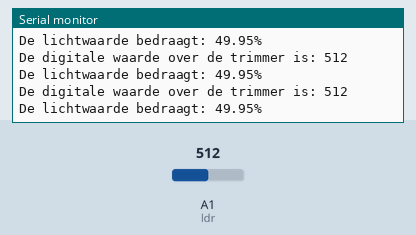
This sketch was run on a simulated Arduino Uno, built with avr-gcc and run on an emulated ATmega328P. Parts: the last lines printed to the serial monitor. The test bench sets the inputs (shaded band); at power-on: A1 (ldr) = 512.

Above: at 1.2 s.
1.3 s: A1 (ldr) set to 105
At 1.59 s:
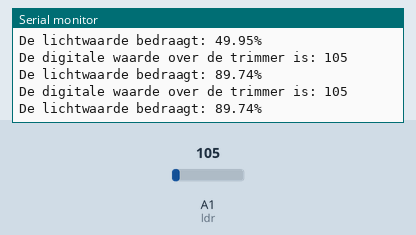
4.3 s: A1 (ldr) set to 90
At 4.47 s:
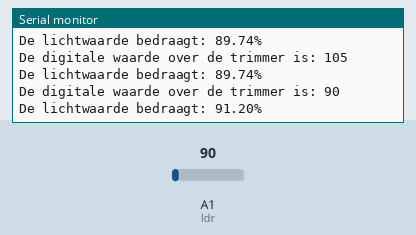
25.3 s: A1 (ldr) set to 912
At 25.34 s:
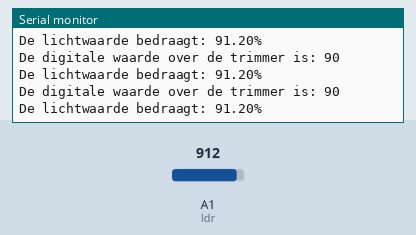
28.3 s: A1 (ldr) set to 928
At 28.46 s:
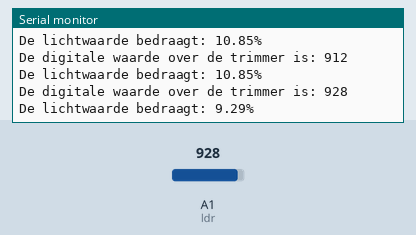
Timing chart, 0 to 31.3 s (numbered marks = the images above; inputs shaded):
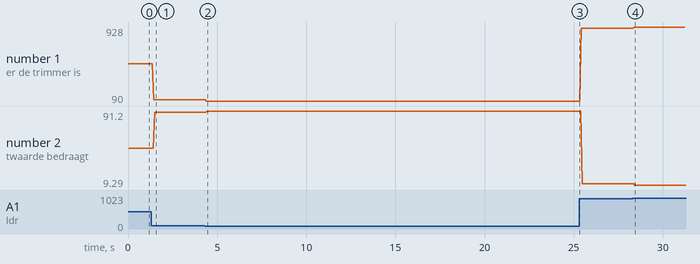

Measured:
- after the input at 1.3 s, the serial monitor: prints a new line after 0.14 s (image 1)
- after the input at 4.3 s, the serial monitor: prints a new line after 0.10 s (image 2)
- after the input at 28.3 s, the serial monitor: prints a new line after 0.09 s (image 4)
- plotted number 1: 512 → 105 after the input at 1.3 s, 105 → 90 after the input at 4.3 s, 90 → 912 after the input at 25.3 s, 912 → 928 after the input at 28.3 s
- plotted number 2: 49.95 → 89.74 after the input at 1.3 s, 89.74 → 91.2 after the input at 4.3 s, 91.2 → 10.85 after the input at 25.3 s, 10.85 → 9.29 after the input at 28.3 s

The sketch:

LDR.ino
```cpp
int ldr = A1;
int ldrWaarde = 0;

void setup() {
  Serial.begin(9600);
}

void loop() {
  ldrWaarde = analogRead(ldr);
  Serial.println("De digitale waarde over de trimmer is: " + String(ldrWaarde));
  Serial.println("De lichtwaarde bedraagt: " + String(berekenSpanningLdr(ldrWaarde)) + "%");
}

float berekenSpanningLdr(int ldrWaarde){
  float procent =100-(ldrWaarde/1023.0*100);
  return procent;
}
```
